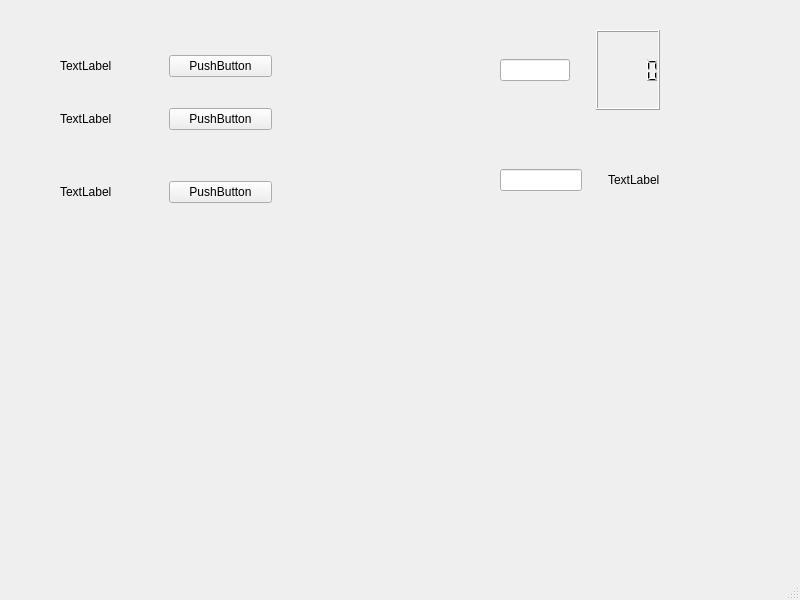
<?xml version="1.0" encoding="UTF-8"?>
<ui version="4.0">
 <class>MainWindow</class>
 <widget class="QMainWindow" name="MainWindow">
  <property name="geometry">
   <rect>
    <x>0</x>
    <y>0</y>
    <width>800</width>
    <height>600</height>
   </rect>
  </property>
  <property name="windowTitle">
   <string>MainWindow</string>
  </property>
  <widget class="QWidget" name="centralwidget">
   <widget class="QWidget" name="verticalLayoutWidget">
    <property name="geometry">
     <rect>
      <x>60</x>
      <y>30</y>
      <width>212</width>
      <height>201</height>
     </rect>
    </property>
    <layout class="QVBoxLayout" name="verticalLayout_2">
     <item>
      <layout class="QHBoxLayout" name="horizontalLayout_3">
       <item>
        <widget class="QLabel" name="label_3">
         <property name="text">
          <string>TextLabel</string>
         </property>
        </widget>
       </item>
       <item>
        <widget class="QPushButton" name="pushButton_3">
         <property name="text">
          <string>PushButton</string>
         </property>
        </widget>
       </item>
      </layout>
     </item>
     <item>
      <layout class="QHBoxLayout" name="horizontalLayout">
       <item>
        <widget class="QLabel" name="label">
         <property name="text">
          <string>TextLabel</string>
         </property>
        </widget>
       </item>
       <item>
        <widget class="QPushButton" name="pushButton">
         <property name="text">
          <string>PushButton</string>
         </property>
        </widget>
       </item>
      </layout>
     </item>
     <item>
      <spacer name="horizontalSpacer">
       <property name="orientation">
        <enum>Qt::Horizontal</enum>
       </property>
       <property name="sizeHint" stdset="0">
        <size>
         <width>40</width>
         <height>20</height>
        </size>
       </property>
      </spacer>
     </item>
     <item>
      <layout class="QHBoxLayout" name="horizontalLayout_2">
       <item>
        <widget class="QLabel" name="label_2">
         <property name="text">
          <string>TextLabel</string>
         </property>
        </widget>
       </item>
       <item>
        <widget class="QPushButton" name="pushButton_2">
         <property name="text">
          <string>PushButton</string>
         </property>
        </widget>
       </item>
      </layout>
     </item>
    </layout>
   </widget>
   <widget class="QWidget" name="horizontalLayoutWidget_4">
    <property name="geometry">
     <rect>
      <x>500</x>
      <y>30</y>
      <width>160</width>
      <height>80</height>
     </rect>
    </property>
    <layout class="QHBoxLayout" name="horizontalLayout_4">
     <item>
      <widget class="QLineEdit" name="lineEdit"/>
     </item>
     <item>
      <spacer name="verticalSpacer">
       <property name="orientation">
        <enum>Qt::Vertical</enum>
       </property>
       <property name="sizeHint" stdset="0">
        <size>
         <width>20</width>
         <height>40</height>
        </size>
       </property>
      </spacer>
     </item>
     <item>
      <widget class="QLCDNumber" name="lcdNumber"/>
     </item>
    </layout>
   </widget>
   <widget class="QWidget" name="horizontalLayoutWidget_5">
    <property name="geometry">
     <rect>
      <x>500</x>
      <y>140</y>
      <width>160</width>
      <height>80</height>
     </rect>
    </property>
    <layout class="QHBoxLayout" name="horizontalLayout_5">
     <item>
      <widget class="QLineEdit" name="lineEdit_2"/>
     </item>
     <item>
      <spacer name="verticalSpacer_2">
       <property name="orientation">
        <enum>Qt::Vertical</enum>
       </property>
       <property name="sizeHint" stdset="0">
        <size>
         <width>20</width>
         <height>40</height>
        </size>
       </property>
      </spacer>
     </item>
     <item>
      <widget class="QLabel" name="label_4">
       <property name="text">
        <string>TextLabel</string>
       </property>
      </widget>
     </item>
    </layout>
   </widget>
  </widget>
  <widget class="QMenuBar" name="menubar">
   <property name="geometry">
    <rect>
     <x>0</x>
     <y>0</y>
     <width>800</width>
     <height>24</height>
    </rect>
   </property>
  </widget>
  <widget class="QStatusBar" name="statusbar"/>
 </widget>
 <resources/>
 <connections/>
</ui>
